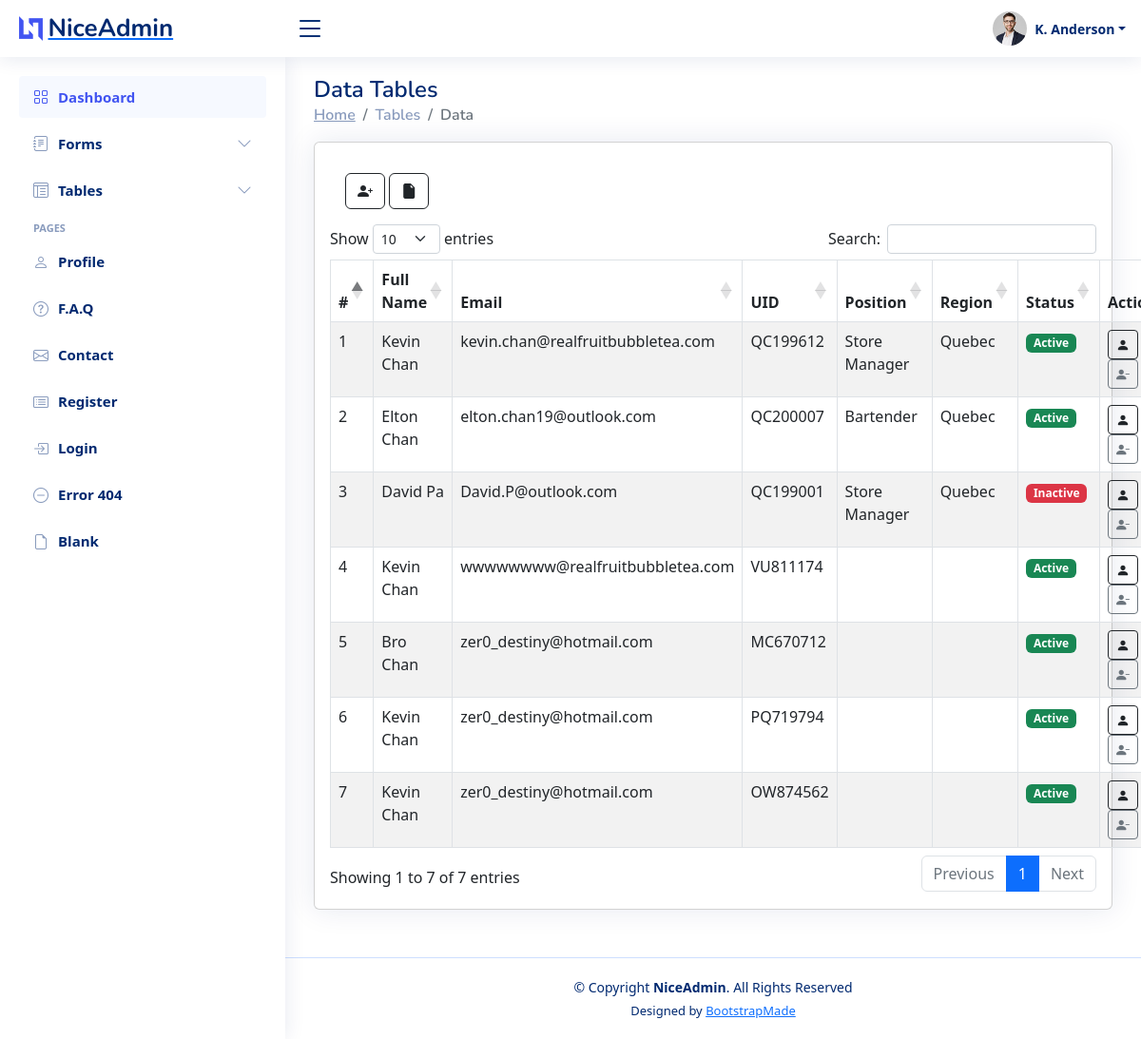
The app's page /table-data.php, older data.
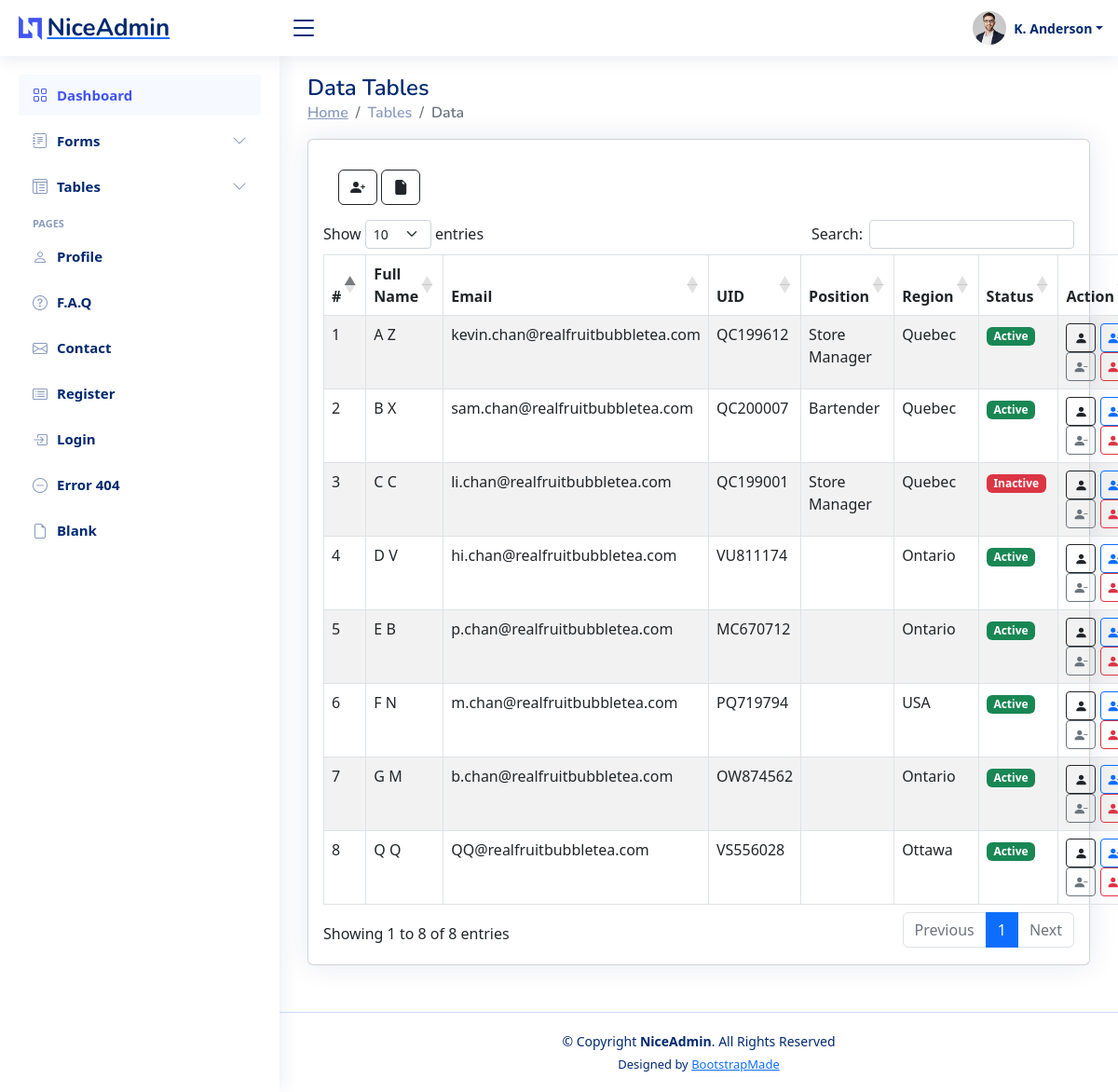
The same page, newer data.
### tables this page shows
CREATE TABLE IF NOT EXISTS `employee` (
  `id` int(11) NOT NULL AUTO_INCREMENT,
  `firstname` varchar(255) NOT NULL,
  `lastname` varchar(255) NOT NULL,
  `gender` varchar(255) NOT NULL,
  `birthdate` date NOT NULL,
  `address` varchar(255) NOT NULL,
  `city` varchar(255) NOT NULL,
  `province` varchar(255) NOT NULL,
  `country` varchar(255) NOT NULL,
  `postalcode` varchar(255) NOT NULL,
  `email` varchar(255) NOT NULL,
  `mobile` varchar(255) NOT NULL,
  `homephone` varchar(255) NOT NULL,
  `SIN` varchar(255) NOT NULL,
  `UID` varchar(255) NOT NULL,
  `position` varchar(255) NOT NULL,
  `payclass` varchar(255) NOT NULL,
  `supervisor` varchar(255) NOT NULL,
  `status` varchar(255) NOT NULL DEFAULT 'Active',
  `access` int(11) NOT NULL DEFAULT '0',
  `region` varchar(255) NOT NULL,
  `start_date` date DEFAULT NULL,
  PRIMARY KEY (`id`),
  UNIQUE KEY `SIN` (`SIN`),
  UNIQUE KEY `UID` (`UID`)
);

### Model/employee-db-manager.php (called while the page is built, shortened)
<?php
class DB_Manager
{
    private $db;
    public function __construct()
    {
        $host = "localhost";
        $user = "root";
        $pass = "";
        $dbname = "RFBT";
        try {
            $this->db = new PDO("mysql:host=$host;dbname=$dbname", $user, $pass);
            $this->db->setAttribute(PDO::ATTR_ERRMODE, PDO::ERRMODE_EXCEPTION);
            $this->db->setAttribute(PDO::ATTR_EMULATE_PREPARES, false);
        } catch (Exception $e) {
            die("Database Connection Error: " . $e->getMessage());
        }
    }
    public function get_all()
    {
        $query = $this->db->query("SELECT * FROM employee");
        $array = $query->fetchAll(PDO::FETCH_ASSOC);
        return $array;
    }
}

### table-data.php (the view, shortened to what this page needs)
<?php
require "../HRIS/Model/employee-db-manager.php";
$database = new DB_Manager();
$get_employee = $database->get_all();
?>
<main id="main" class="main">
  <div class="pagetitle">
    <h1>Data Tables</h1>
    <nav>
      <ol class="breadcrumb">
        <li class="breadcrumb-item"><a href="index.php">Home</a></li>
        <li class="breadcrumb-item">Tables</li>
        <li class="breadcrumb-item active">Data</li>
      </ol>
    </nav>
  </div>
  <section class="section">
    <form action="" method="post">
      <div class="col-lg justify-content-center">
        <div class="card">
          <div class="card-body">
            <div class="card-body">
              <a href="forms-elements.php" class="btn btn-outline-dark" title="Create" data-bs-toggle="tooltip"><i class="bi bi-person-plus-fill"></i></a>
              <a href="table-file.php" class="btn btn-outline-dark" title="Document" data-bs-toggle="tooltip"><i class="bi bi-file-earmark-fill"></i></a>
            </div>
            <div class="dataTable-container">
              <table id="emp_table" class="table table-striped table-bordered" width="100%">
                <thead>
                  <tr>
                    <th>#</th>
                    <th>Full Name</th>
                    <th>Email</th>
                    <th>UID</th>
                    <th>Position</th>
                    <th>Region</th>
                    <th>Status</th>
                    <th>Action</th>
                  </tr>
                </thead>
                <tbody>
                  <?php foreach ($get_employee as $employee) : ?>
                    <tr name="p_id">
                      <td width="3%"><?= $employee['id'] ?></td>
                      <td><?= $employee['firstname'] . ' ' . $employee['lastname'] ?></td>
                      <td><?= $employee['email'] ?></td>
                      <td><?= $employee['UID'] ?></td>
                      <td width="15%"><?= $employee['position'] ?></td>
                      <td width="10%"><?= $employee['region'] ?></td>
                      <td width="5%"> <span class="badge <?php if ($employee['status'] == 'Inactive') {
                                                            echo 'bg-danger';
                                                          } else {
                                                            echo 'bg-success';
                                                          } ?>"><?= $employee['status']; ?></span>
                      </td>
                      <td width="12%">
                        <div class="row">
                          <div class="col">
                            <button type="button" class="btn btn-outline-dark btn-sm" id="<?= $employee['id'] ?>" title="View" data-bs-toggle="tooltip"><i class="bi bi-person-fill"></i></button>
                            <a href="edit-forms-elements.php?employee_id=<?= $employee['id'] ?>" class="btn btn-outline-primary btn-sm" role="button" title="Edit" data-bs-toggle="tooltip">
                              <i class="bi bi-person-check-fill">
                              </i>
                            </a>
                            <a href="table-data.php?employee_status_id=<?= $employee['id'] ?>" class="btn btn-outline-secondary btn-sm" role="button" title="Status" data-bs-toggle="tooltip">
                              <i class="bi bi-person-dash-fill"></i>
                            </a>
                            <a href="table-data.php?employee_delete_id=<?= $employee['id'] ?>" class="btn btn-outline-danger btn-sm" role="button" title="Delete" data-bs-toggle="tooltip">
                              <i class="bi bi-person-x-fill"></i>
                            </a>
                          </div>
                        </div>
                      </td>
                    </tr>
                  <?php endforeach ?>
                </tbody>
              </table>
            </div>
          </div>
        </div>
      </div>
    </form>
  </section>
</main>

Row changes from the older to the newer data that the page shows:
changed employee "kevin.chan@realfruitbubbletea.com": firstname "Kevin" → "A"; lastname "Chan" → "Z"
changed employee "QC200007": firstname "Elton" → "B"; lastname "Chan" → "X"; email "elton.chan19@outlook.com" → "sam.chan@realfruitbubbletea.com"
changed employee "QC199001": firstname "David" → "C"; lastname "Pa" → "C"; email "David.P@outlook.com" → "li.chan@realfruitbubbletea.com"
changed employee "VU811174": firstname "Kevin" → "D"; lastname "Chan" → "V"; email "wwwwwwww@realfruitbubbletea.com" → "hi.chan@realfruitbubbletea.com"; region (not shown) → "Ontario"
changed employee "MC670712": firstname "Bro" → "E"; lastname "Chan" → "B"; email "zer0_destiny@hotmail.com" → "p.chan@realfruitbubbletea.com"; region (not shown) → "Ontario"
changed employee "PQ719794": firstname "Kevin" → "F"; lastname "Chan" → "N"; email "zer0_destiny@hotmail.com" → "m.chan@realfruitbubbletea.com"; region (not shown) → "USA"
changed employee "OW874562": firstname "Kevin" → "G"; lastname "Chan" → "M"; email "zer0_destiny@hotmail.com" → "b.chan@realfruitbubbletea.com"; region (not shown) → "Ontario"
added employee: id "8", firstname "Q", lastname "Q", email "QQ@realfruitbubbletea.com", UID "VS556028", region "Ottawa", status "Active"
Text that changed along with them:
text written by a page script: "Show entries Search: Showing 1 to 7 of 7 entries Previous 1 Next" → "Show entries Search: Showing 1 to 8 of 8 entries Previous 1 Next"
